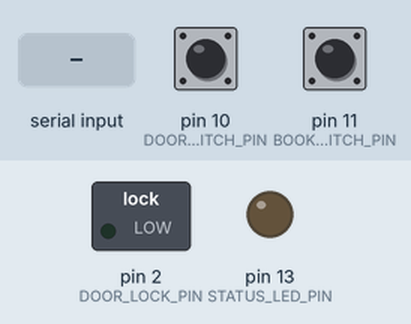
The sketch below on a simulated Arduino Uno, built with avr-gcc and run on an emulated ATmega328P. On the bench: switched loads named in the sketch (green lamp = pin HIGH), output pins drawn as LEDs (lit = HIGH). The test bench sets the inputs (shaded band); at power-on: pin 10 (DOOR_LIMIT_SWITCH_PIN) HIGH, pin 11 (BOOK_LIMIT_SWITCH_PIN) HIGH. What the sketch prints to the serial monitor is not drawn.

Above: at 1.4 s.
1.5 s: pin 10 (DOOR_LIMIT_SWITCH_PIN) pulled LOW for 0.15 s
At 1.58 s:
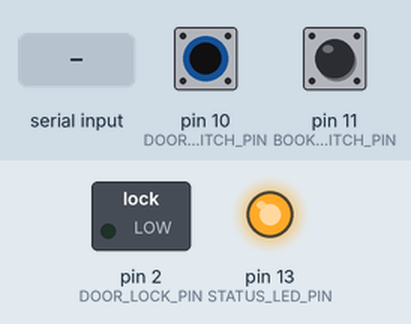
3.1 s: "UNLOCK\n" received over the second serial link
At 3.9 s:
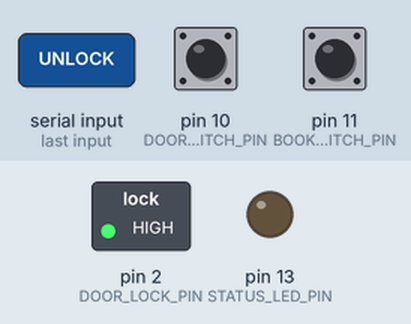
11.1 s: pin 10 (DOOR_LIMIT_SWITCH_PIN) pulled LOW for 1 s
At 13.5 s:
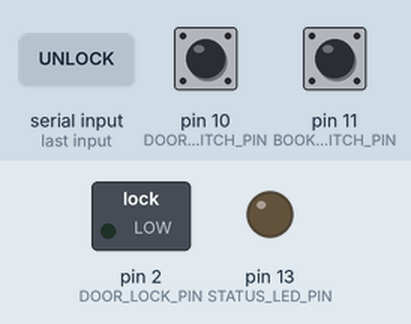
Timing chart, 0 to 14.6 s (numbered marks = the images above; inputs shaded):
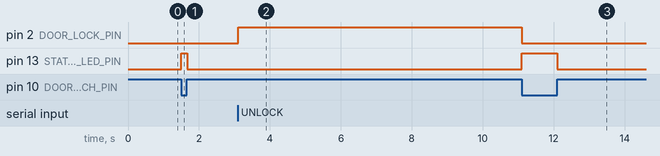

The sketch:

sketch_arduinocode.ino
```cpp
#include <Keypad.h>
#include <SoftwareSerial.h>

SoftwareSerial espSerial(A0, A1);

const byte DOOR_LOCK_PIN = 2;
const byte STATUS_LED_PIN = 13;
const byte DOOR_LIMIT_SWITCH_PIN = 10;
const byte BOOK_LIMIT_SWITCH_PIN = 11;

// 기본 수납장 구역 번호 (키패드 첫 글자로 1~5구역 동적 변경됨)
int cabinetSlot = 1;

const byte ROWS = 4;
const byte COLS = 3;

char keys[ROWS][COLS] = {
  {'1', '2', '3'},
  {'4', '5', '6'},
  {'7', '8', '9'},
  {'*', '0', '#'}
};

byte rowPins[ROWS] = {9, 8, 7, 6};
byte colPins[COLS] = {5, 4, 3};

Keypad keypad = Keypad(makeKeymap(keys), rowPins, colPins, ROWS, COLS);

// 입력 중인 비밀번호 저장을 위한 변수
String enteredPassword = "";

bool lastDoorClosed = false;
bool lastBookPresent = false;
bool isDoorUnlocked = false;

bool isDoorClosed();
bool isBookPresent();
void sendStateToESP();
void unlockDoor();
void lockDoor();
void handleKeypadInput(char key);

void setup() {
  Serial.begin(9600);
  espSerial.begin(9600);

  pinMode(DOOR_LOCK_PIN, OUTPUT);
  pinMode(STATUS_LED_PIN, OUTPUT);

  pinMode(DOOR_LIMIT_SWITCH_PIN, INPUT_PULLUP);
  pinMode(BOOK_LIMIT_SWITCH_PIN, INPUT_PULLUP);

  digitalWrite(DOOR_LOCK_PIN, LOW);
  digitalWrite(STATUS_LED_PIN, LOW);

  lastDoorClosed = isDoorClosed();
  lastBookPresent = isBookPresent();

  Serial.println("==============================");
  Serial.println("도어락 시스템 시작 (1~5구역 슬롯 선택 모드)");
  Serial.println("==============================");

  sendStateToESP();
}

void loop() {
  // A. 문 열림/닫힘 감지
  bool currentDoorClosed = isDoorClosed();
  if (currentDoorClosed != lastDoorClosed) {
    lastDoorClosed = currentDoorClosed;
    enteredPassword = "";

    if (currentDoorClosed) {
      lockDoor();
      Serial.println("[도어락] 문 닫힘 - 잠금 실행");
    } else {
      digitalWrite(STATUS_LED_PIN, LOW);
      Serial.println("[도어락] 문 열림 감지");
      sendStateToESP();
    }
  }

  // B. 책 유무 감지
  bool currentBookPresent = isBookPresent();
  if (currentBookPresent != lastBookPresent) {
    lastBookPresent = currentBookPresent;
    sendStateToESP();
  }

  // C. 키패드 입력 처리
  char key = keypad.getKey();
  if (key != NO_KEY) {
    Serial.print("[키패드 입력] ");
    Serial.println(key);

    if (currentDoorClosed && !isDoorUnlocked) {
      handleKeypadInput(key);
    } else if (!currentDoorClosed) {
      Serial.println("[안내] 문이 열린 상태입니다.");
    } else {
      Serial.println("[안내] 이미 잠금 해제된 상태입니다.");
    }
  }

  // D. 서버 검증을 통과해 ESP8266으로부터 UNLOCK 명령이 내려온 경우
  if (espSerial.available() > 0) {
    String cmd = espSerial.readStringUntil('\n');
    cmd.trim();

    if (cmd == "UNLOCK") {
      Serial.println("[명령 수신] 서버 인증 완료 -> 문 열림 실행");
      unlockDoor();
    }
  }
}

// 키패드 입력 관리 및 서버 전송 트리거 (1~5구역 선택 기능 포함)
void handleKeypadInput(char key) {
  if (key == '*') {
    enteredPassword = "";
    Serial.println("[키패드] 입력 초기화");
  }
  else if (key == '#') {
    // #을 누를 때: 첫 글자는 구역 번호(1~5), 나머지는 비밀번호로 분리
    if (enteredPassword.length() > 1) {
      int selectedSlot = enteredPassword.charAt(0) - '0'; // 첫 글자를 숫자로 변환
      String authCode = enteredPassword.substring(1);   // 첫 글자 뗀 나머지가 비밀번호

      if (selectedSlot >= 1 && selectedSlot <= 5) {
        cabinetSlot = selectedSlot; // 수납장 구역 번호 동적 변경

        Serial.print("[선택된 수납장 구역] ");
        Serial.print(cabinetSlot);
        Serial.print("구역 | 입력된 비밀번호: ");
        Serial.println(authCode);

        // 변경된 구역 번호를 ESP8266에 먼저 동기화
        sendStateToESP();
        delay(50);

        // 키패드 인증 요청 전송
        espSerial.print("KEY:");
        espSerial.println(authCode);
      } else {
        Serial.println("[입력 오류] 첫 자리는 1~5구역 번호여야 합니다.");
      }
    } else {
      Serial.println("[입력 오류] 번호가 너무 짧습니다. (예: 14031#)");
    }
    enteredPassword = ""; // 입력 버퍼 초기화
  }
  else if (key >= '0' && key <= '9') {
    enteredPassword += key;
    Serial.print("[입력 중] ");
    for (unsigned int i = 0; i < enteredPassword.length(); i++) {
      if (i == 0) {
        Serial.print(enteredPassword.charAt(0));
        Serial.print(" (구역) ");
      } else {
        Serial.print("*");
      }
    }
    Serial.println();
  }
}

void unlockDoor() {
  isDoorUnlocked = true;
  digitalWrite(DOOR_LOCK_PIN, HIGH);
  digitalWrite(STATUS_LED_PIN, LOW);
  Serial.println("[도어락] 잠금 해제!");
  sendStateToESP();
}

void lockDoor() {
  digitalWrite(DOOR_LOCK_PIN, LOW);
  digitalWrite(STATUS_LED_PIN, HIGH);
  isDoorUnlocked = false;
  Serial.println("[도어락] 잠금 상태");
  sendStateToESP();
}

bool isDoorClosed() {
  return digitalRead(DOOR_LIMIT_SWITCH_PIN) == LOW;
}

bool isBookPresent() {
  return digitalRead(BOOK_LIMIT_SWITCH_PIN) == LOW;
}

void sendStateToESP() {
  delay(50);
  String jsonPayload = "{";
  jsonPayload += "\"cabinetSlot\": " + String(cabinetSlot);
  jsonPayload += ", \"doorStatus\": " + String(lastDoorClosed ? "true" : "false");
  jsonPayload += ", \"limitSwitchStatus\": " + String(lastBookPresent ? "true" : "false");
  jsonPayload += "}";

  espSerial.println(jsonPayload);
  delay(50);
}
```

Measured:
- after the input at 1.5 s, pin 13 (STATUS_LED_PIN): LOW → HIGH at once, → LOW 0.17 s later
- after the input at 3.1 s, pin 2 (DOOR_LOCK_PIN): LOW → HIGH at once
- after the input at 11.1 s, pin 2 (DOOR_LOCK_PIN): HIGH → LOW at once; pin 13 (STATUS_LED_PIN): LOW → HIGH at once, → LOW 1.0 s later
